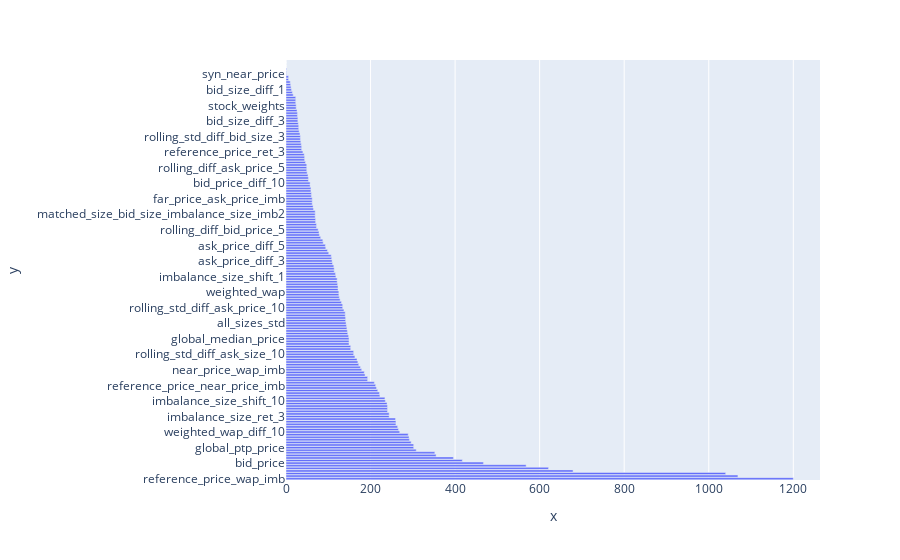

This figure's notebook cell:
### Code cell
import plotly.express as px
feat_imp = pd.Series(model1.feature_importances_, index=X.columns).sort_values(ascending=False)
print('Columns with poor contribution', feat_imp[feat_imp<10].index)
fig = px.bar(x=feat_imp, y=feat_imp.index, orientation='h')
fig.show()

### Figure 1 — Plotly figure (JSON) as saved in the notebook; plotly's stock layout.template omitted (floating-point values rounded to 4 significant figures; data arrays with more than 128 entries replaced by an {"elided": "..."} marker saying what was removed)
{"data": [{"alignmentgroup": "True", "hovertemplate": "x=%{x}<br>y=%{y}<extra></extra>", "legendgroup": "", "marker": {"color": "#636efa", "pattern": {"shape": ""}}, "name": "", "offsetgroup": "", "orientation": "h", "showlegend": false, "textposition": "auto", "type": "bar", "x": {"elided": "162 int values"}, "xaxis": "x", "y": {"elided": "162 str values"}, "yaxis": "y"}], "layout": {"autosize": true, "barmode": "relative", "legend": {"tracegroupgap": 0}, "margin": {"t": 60}, "xaxis": {"anchor": "y", "autorange": true, "domain": [0, 1], "range": [0, 1263.0], "title": {"text": "x"}, "type": "linear"}, "yaxis": {"anchor": "x", "autorange": true, "domain": [0, 1], "range": [-0.5, 161.5], "title": {"text": "y"}, "type": "category"}}}
